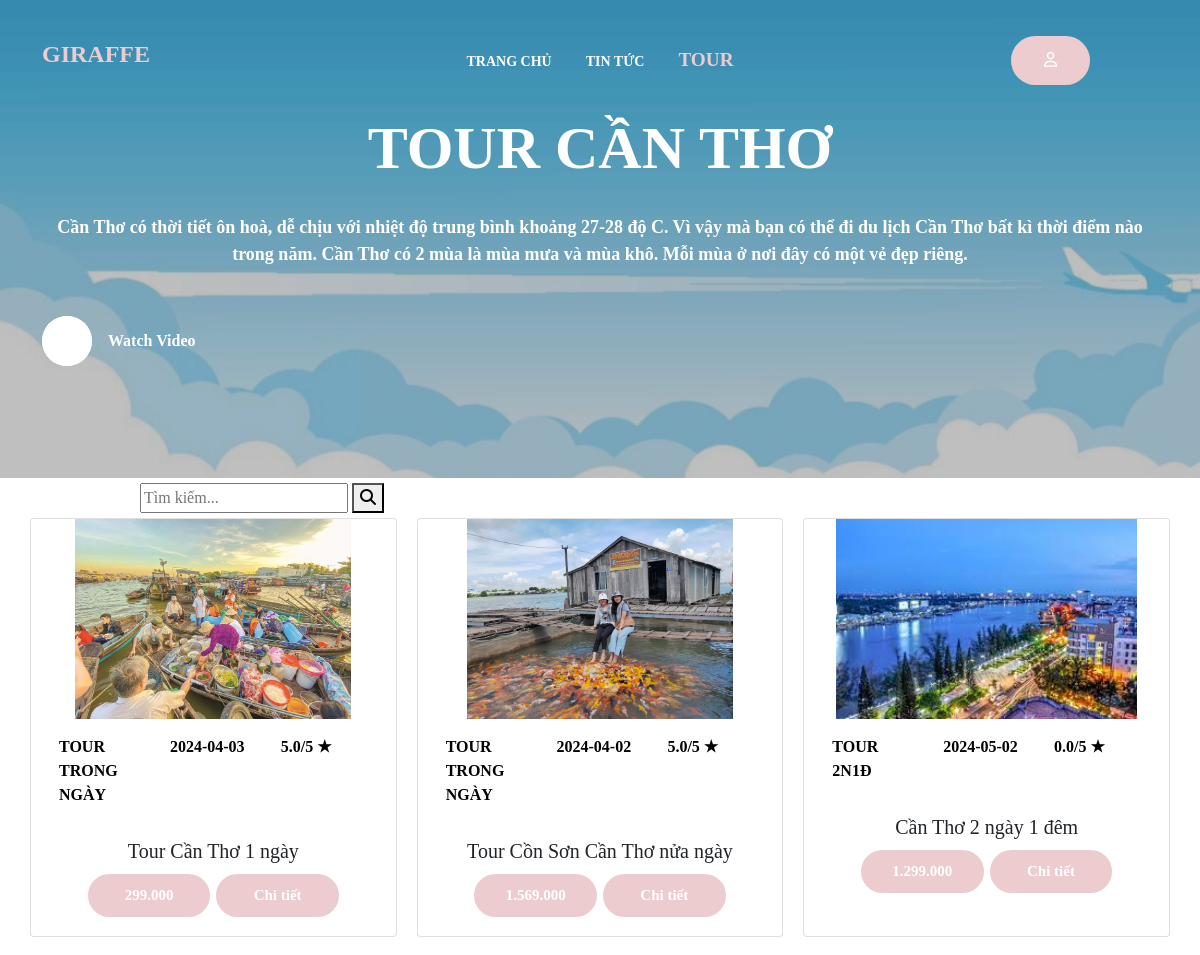
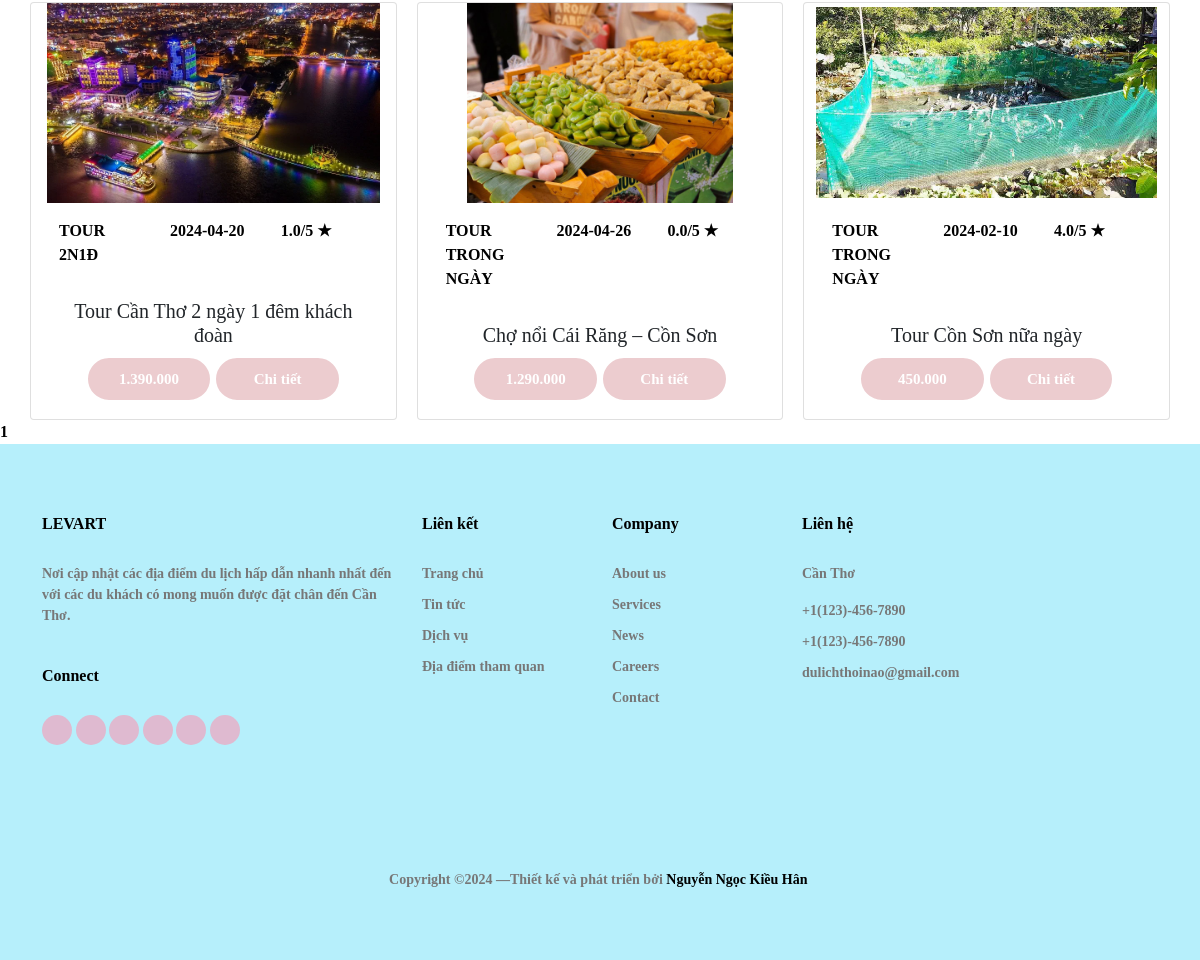
Page /tour.php on the committed database (2 pictures, top to bottom).
### tables this page shows
CREATE TABLE `tour` (
  `T_MA` int(11) NOT NULL,
  `LT_MA` int(11) NOT NULL,
  `T_TEN` varchar(150) NOT NULL,
  `T_MOTA` text NOT NULL,
  `T_HINHANH` varchar(150) NOT NULL,
  `T_NGAYKHOIHANH` date NOT NULL,
  `T_GIA` varchar(10) NOT NULL
);

CREATE TABLE `loaitour` (
  `LT_MA` int(11) NOT NULL,
  `LT_TEN` varchar(150) NOT NULL
);

### tour.php (the view, shortened to what this page needs)
<?php
include('inc/header.php');
$host = "localhost";
$username = "root";
$password = "";
$database = "giraffe";
$conn = mysqli_connect($host, $username, $password, $database);
$T_TEN = isset($_GET['T_TEN']) ? $_GET['T_TEN'] : "";
$query = "SELECT tour.*, loaitour.LT_TEN
          FROM tour
          LEFT JOIN loaitour ON tour.LT_MA = loaitour.LT_MA
          WHERE tour.T_TEN LIKE '%" . $T_TEN . "%'
          ORDER BY tour.T_MA ASC";
$result = mysqli_query($conn, $query);
?>
<div class="hero overlay py-0 bg-white">
    <div class="img-bg rellax">
        <img src="images/nen.jpg" alt="Image" class="img-fluid">
    </div>
    <div class="container">
        <div class="row align-items-center justify-content-start">
            <div class="col-lg-12 mx-auto text-center">
                <h1 class="heading" data-aos="fade-up">TOUR CẦN THƠ</h1>
                <p class="mb-5" data-aos="fade-up">Cần Thơ có thời tiết ôn hoà, dễ chịu với nhiệt độ trung bình khoảng
                    27-28 độ C. Vì vậy mà bạn có thể đi du lịch Cần Thơ bất kì thời điểm nào trong năm. Cần Thơ có 2 mùa
                    là mùa mưa và mùa khô. Mỗi mùa ở nơi đây có một vẻ đẹp riêng.</p>
                <div data-aos="fade-up">
                    <a href="https://youtu.be/NhJrf3F1hCI?t=126"
                        class="play-button align-items-center d-flex glightbox3">
                        <span class="icon-button me-3">
                            <span class="icon-play"></span>
                        </span>
                        <span class="caption">Watch Video</span>
                    </a>
                </div>
            </div>
        </div>
    </div>
</div>
<div class="banners bg-white">
    <form id="product-search" method="GET">
        <input type="text" name="T_TEN" placeholder="Tìm kiếm..." class="search" value="<?php echo $T_TEN; ?>" />
        <button type="submit" value="Tìm kiếm" class="submit"><i class="fa fa-search" aria-hidden="true"></i></button>
    </form>
    <div class="container">
        <div class="row"
            style="display: grid; grid-template-columns: repeat(auto-fill, minmax(300px, 1fr)); grid-gap: 20px;">
            <?php
            mysqli_query($conn, "SET NAMES 'utf8'");
            while ($row = mysqli_fetch_array($result)) {
                $current_T_MA = $row['T_MA'];
                $sql_reviews = "SELECT R_RATING FROM review WHERE T_MA = '$current_T_MA'";
                $result_reviews = mysqli_query($conn, $sql_reviews);
                $total_rating = 0;
                $num_reviews = 0;
                while ($review_row = mysqli_fetch_assoc($result_reviews)) {
                    $total_rating += $review_row['R_RATING'];
                    $num_reviews++;
                }
                if ($num_reviews > 0) {
                    $avg_rating = $total_rating / $num_reviews;
                } else {
                    $avg_rating = 0;
                }
            ?>
            <div class="card" style="width: 100%;">
                <img src="images/<?php echo $row["T_HINHANH"]; ?>" class="card-img-top" alt="..."
                    style="width: 100%; height: 200px; object-fit: contain">
                <div class="card-body">
                    <div class="row">
                        <p class="col-4"><?php echo $row['LT_TEN'] ?></p>
                        <p class="col-4"><?php echo $row['T_NGAYKHOIHANH'] ?></p>
                        <p class="col-4"><?php echo number_format($avg_rating, 1) . "/5 "; ?>★</p>
                    </div>
                    <h5 class="card-title text-dark pt-2"><?php echo $row["T_TEN"]; ?></h5>
                    <div class="row m-0 p-0 d-flex justify-content-center">
                        <a class="col-5 btn btn-primary"><?php echo number_format($row['T_GIA'], 0, ",", ".") ?></a>
                        <a class="col-5 btn btn-primary" href="chitiettour.php?T_MA=<?php echo $row["T_MA"]; ?>">Chi
                            tiết</a>
                    </div>
                </div>
            </div>
            <?php
            }
            ?>
        </div>
    </div>
    <?php
    include 'pagination.php';
    ?>
</div>
<?php @include("inc/footer.php"); ?>

### rows in the picture
tour: T_HINHANH (picture), LT_MA.LT_TEN "TOUR TRONG NGÀY", T_NGAYKHOIHANH "2024-04-03", avg_rating "5.0", T_TEN "Tour Cần Thơ 1 ngày", T_GIA "299.000"
tour: T_HINHANH (picture), LT_MA.LT_TEN "TOUR TRONG NGÀY", T_NGAYKHOIHANH "2024-04-02", avg_rating "5.0", T_TEN "Tour Cồn Sơn Cần Thơ nửa ngày", T_GIA "1.569.000"
tour: T_HINHANH (picture), LT_MA.LT_TEN "TOUR 2N1Đ", T_NGAYKHOIHANH "2024-05-02", avg_rating "0.0", T_TEN "Cần Thơ 2 ngày 1 đêm", T_GIA "1.299.000"
tour: T_HINHANH (picture), LT_MA.LT_TEN "TOUR 2N1Đ", T_NGAYKHOIHANH "2024-04-20", avg_rating "1.0", T_TEN "Tour Cần Thơ 2 ngày 1 đêm khách đoàn", T_GIA "1.390.000"
tour: T_HINHANH (picture), LT_MA.LT_TEN "TOUR TRONG NGÀY", T_NGAYKHOIHANH "2024-04-26", avg_rating "0.0", T_TEN "Chợ nổi Cái Răng – Cồn Sơn", T_GIA "1.290.000"
tour: T_HINHANH (picture), LT_MA.LT_TEN "TOUR TRONG NGÀY", T_NGAYKHOIHANH "2024-02-10", avg_rating "4.0", T_TEN "Tour Cồn Sơn nữa ngày", T_GIA "450.000"
